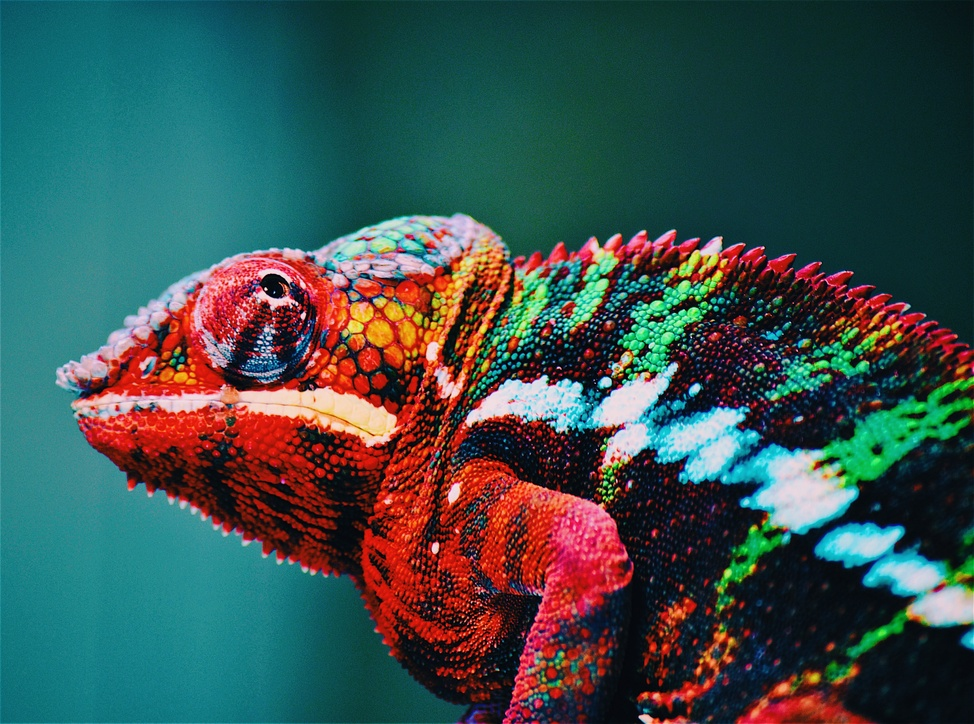
#> input picture GAMBAR/Gambar.jpg, 974 x 724 px, shrunk from 4096 x 3047 before the run, found by its file name
$ python RSA.py
#> lines starting #> are read from the running program, lines starting #| are printed output that depends on the picture
#!/usr/bin/env python
# coding: utf-8

# In[ ]:


import cv2
import numpy as np

demo = cv2.imread(r"C:\Users\LENOVO\RSA\GAMBAR\Gambar.jpg", 0)
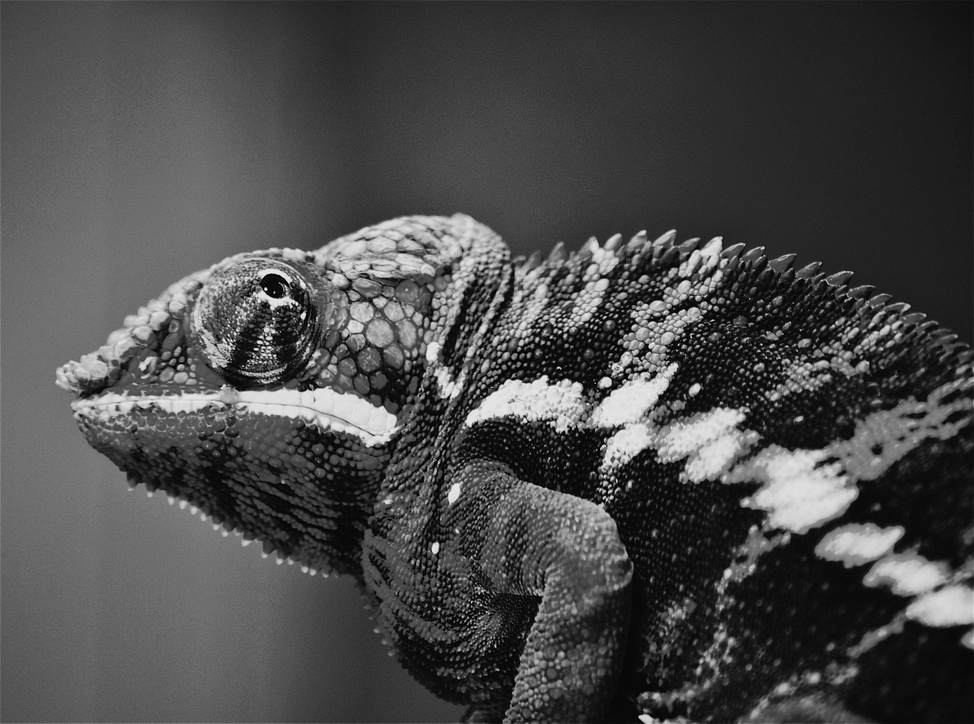
#> demo: shape (724, 974); min 0, max 254, mean 73.6
r, c = demo.shape
#> r = 724; c = 974
key = np.random.randint(0, 256, size=(r, c), dtype=np.uint8)
cv2.imwrite(r"C:\Users\LENOVO\RSA\GAMBAR\Key-Gambar.jpg", key)
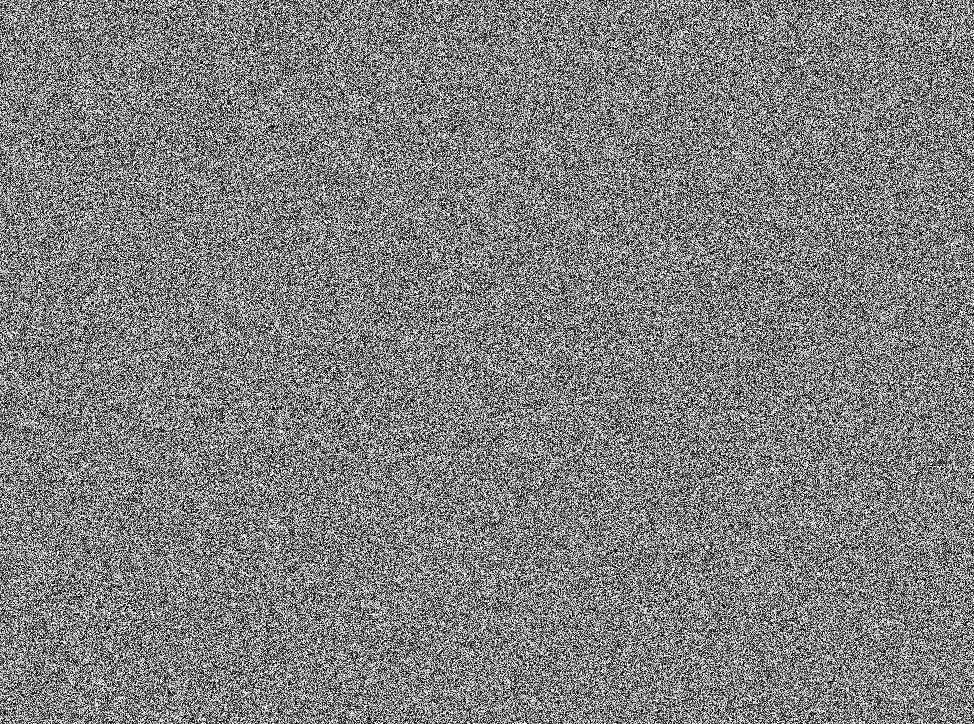
#> saved as Key-Gambar.jpg: shape (724, 974); min 0, max 255, mean 127.5

cv2.imshow("demo", demo)
cv2.imshow("key", key)

encryption = cv2.bitwise_xor(demo, key)
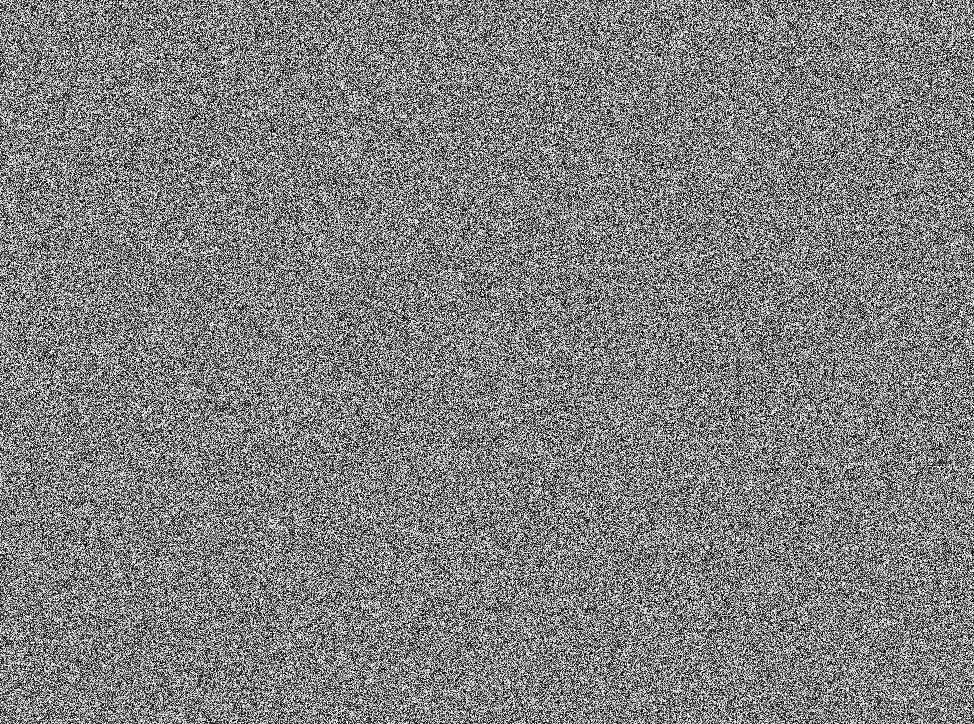
#> encryption: shape (724, 974); min 0, max 255, mean 127.5
cv2.imwrite(r"C:\Users\LENOVO\RSA\GAMBAR\ESC-Gambar.png", encryption)
decryption = cv2.bitwise_xor(encryption, key)
cv2.imwrite(r"C:\Users\LENOVO\RSA\GAMBAR\DES-Gambar.png", decryption)

cv2.imshow("encryption", encryption)
cv2.imshow("decryption", decryption)

cv2.waitKey(-1)
cv2.destroyAllWindows()


# In[ ]:
